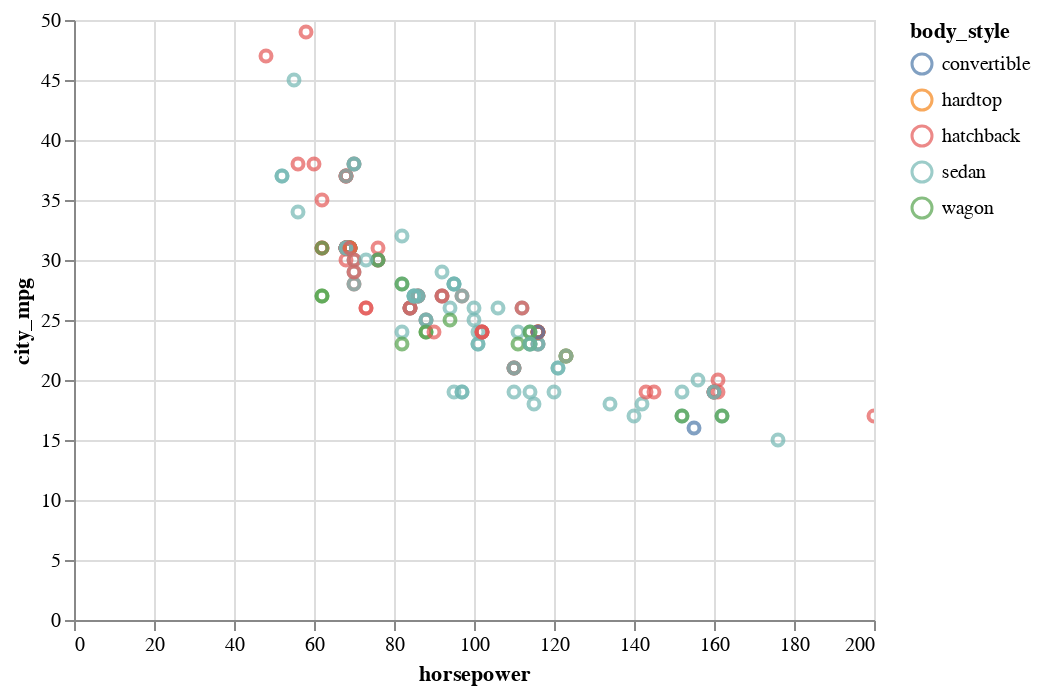

Notebook cell for this chart:
### Code cell
plot

### Figure 1 — Vega-Lite specification as saved in the notebook (floating-point values rounded to 4 significant figures; data arrays with more than 128 entries replaced by an {"elided": "..."} marker saying what was removed)
{"config": {"view": {"continuousWidth": 400, "continuousHeight": 300}}, "data": {"name": "data-056ead70445dac3c386cebe1cf7db4b2"}, "mark": "point", "encoding": {"color": {"type": "nominal", "field": "body_style"}, "x": {"type": "quantitative", "field": "horsepower"}, "y": {"type": "quantitative", "field": "city_mpg"}}, "selection": {"selector002": {"type": "interval", "bind": "scales", "encodings": ["x", "y"]}}, "$schema": "https://vega.github.io/schema/vega-lite/v4.0.2.json", "datasets": {"data-056ead70445dac3c386cebe1cf7db4b2": {"elided": "159 records"}}}
